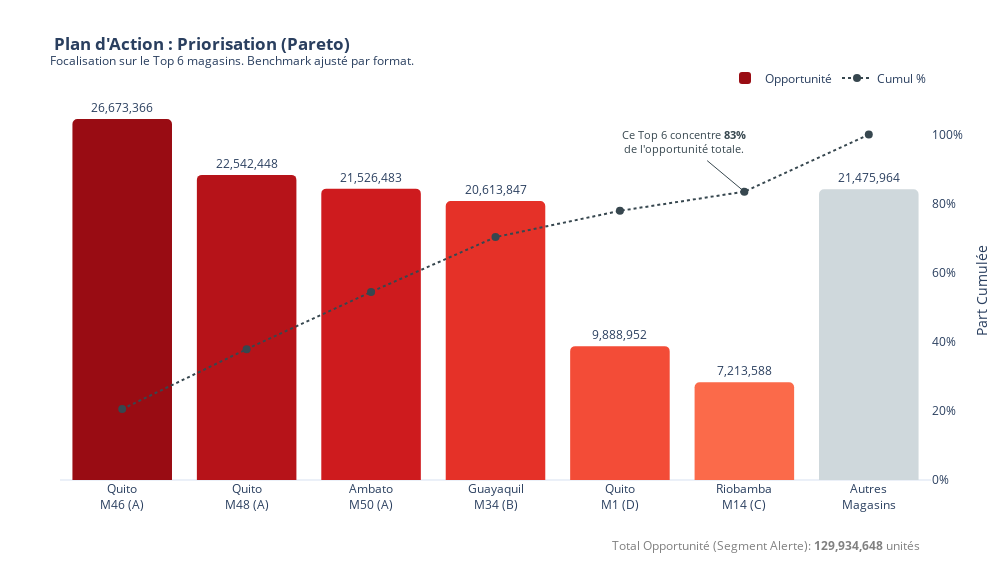

Here is the notebook cell this chart was saved with:
### Markdown cell above
## 7) Graphique 4 — Plan d’action (Pareto) sur les magasins Alerte

Priorisation des magasins du segment **Alerte** en fonction de l’opportunité (unités) — vue Pareto.

### Code cell
# Focus on Alerte stores
focus = store_period[store_period["segment"] == SEGMENT_ORDER[0]].copy()
focus = focus.sort_values("opportunity_units", ascending=False)

total_opp = float(focus["opportunity_units"].sum())

if total_opp == 0:
    print("No non-zero opportunity detected (based on the available data).")
else:
    TOP_N = 6
    top = focus.head(TOP_N).copy()
    others_opp = float(focus.iloc[TOP_N:]["opportunity_units"].sum())

    def make_label(row: pd.Series) -> str:
        city_str = str(row["city"]) if pd.notna(row["city"]) else "Magasin"
        return f"{city_str}<br>M{int(row['store_nbr'])} ({row['type']})"

    top["label"] = top.apply(make_label, axis=1)

    if others_opp > 0:
        others_row = pd.DataFrame(
            [
                {
                    "label": "Autres<br>Magasins",
                    "opportunity_units": others_opp,
                    "is_other": True,
                }
            ]
        )
        top = pd.concat([top, others_row], ignore_index=True)
    else:
        top["is_other"] = False

    top["cum_opp_share"] = top["opportunity_units"].cumsum() / total_opp

    last_top_idx = TOP_N - 1
    anno_anchor_x = top.loc[last_top_idx, "label"]
    anno_anchor_y = float(top.loc[last_top_idx, "cum_opp_share"])

    # Colors
    BAR_GRADIENT_START = 0.5
    BAR_GRADIENT_END = 0.9
    COLOR_OTHERS = "#CFD8DC"
    COLOR_LINE = "#37474F"

    fig5 = go.Figure()

    n_core = len(top) - (1 if others_opp > 0 else 0)
    reds_scale = sample_colorscale("Reds", np.linspace(BAR_GRADIENT_END, BAR_GRADIENT_START, n_core))
    colors = reds_scale + ([COLOR_OTHERS] if others_opp > 0 else [])

    fig5.add_trace(
        go.Bar(
            x=top["label"],
            y=top["opportunity_units"],
            name="Opportunité",
            marker=dict(color=colors, line=dict(width=0)),
            text=top["opportunity_units"],
            texttemplate="%{text:,.0f}",
            textposition="outside",
            cliponaxis=False,
            hovertemplate="Opportunité: %{y:,.0f}<extra></extra>",
        )
    )

    fig5.add_trace(
        go.Scatter(
            x=top["label"],
            y=top["cum_opp_share"],
            name="Cumul %",
            yaxis="y2",
            mode="lines+markers",
            line=dict(color=COLOR_LINE, width=2, dash="dot"),
            marker=dict(color=COLOR_LINE, size=8),
            hovertemplate="Cumul: %{y:.0%}<extra></extra>",
        )
    )

    fig5.add_annotation(
        x=anno_anchor_x,
        y=anno_anchor_y,
        xref="x",
        yref="y2",
        text=f"Ce Top {TOP_N} concentre <b>{anno_anchor_y:.0%}</b><br>de l'opportunité totale.",
        showarrow=True,
        arrowhead=1,
        arrowsize=1,
        arrowwidth=1,
        arrowcolor=COLOR_LINE,
        ax=-60,
        ay=-50,
        bgcolor="rgba(255,255,255,0.9)",
        borderpad=4,
        font=dict(size=11, color=COLOR_LINE),
    )

    fig5.update_layout(
        template="plotly_white",
        height=580,
        width=1000,
        margin=dict(l=60, r=60, t=100, b=100),
        title=(
            "<b> Plan d'Action : Priorisation (Pareto)</b>"
            "<br><sup>Focalisation sur le Top 6 magasins. Benchmark ajusté par format.</sup>"
        ),
        xaxis=dict(title="", tickangle=0, automargin=True, type="category"),
        yaxis=dict(showgrid=False, showticklabels=False),
        yaxis2=dict(
            title="Part Cumulée",
            overlaying="y",
            side="right",
            tickformat=".0%",
            range=[0, 1.1],
            showgrid=False,
        ),
        legend=dict(orientation="h", yanchor="bottom", y=1.02, xanchor="right", x=1),
        barcornerradius=5,
    )

    fig5.add_annotation(
        x=0.99,
        y=-0.20,
        xref="paper",
        yref="paper",
        showarrow=False,
        align="right",
        text=f"Total Opportunité (Segment Alerte): <b>{total_opp:,.0f}</b> unités",
        font=dict(size=12, color="gray"),
    )

    fig5.show()

### Figure 1 — Plotly figure (JSON) as saved in the notebook; plotly's stock layout.template omitted (floating-point values rounded to 4 significant figures)
{"data": [{"cliponaxis": false, "hovertemplate": "Opportunité: %{y:,.0f}<extra></extra>", "marker": {"color": ["rgb(153, 12, 19)", "rgb(182, 19, 25)", "rgb(206, 27, 30)", "rgb(229, 49, 40)", "rgb(243, 76, 55)", "rgb(251, 106, 74)", "#CFD8DC"], "line": {"width": 0}}, "name": "Opportunité", "text": [26670000.0, 22540000.0, 21530000.0, 20610000.0, 9889000.0, 7214000.0, 21480000.0], "textposition": "outside", "texttemplate": "%{text:,.0f}", "type": "bar", "x": ["Quito<br>M46 (A)", "Quito<br>M48 (A)", "Ambato<br>M50 (A)", "Guayaquil<br>M34 (B)", "Quito<br>M1 (D)", "Riobamba<br>M14 (C)", "Autres<br>Magasins"], "y": [26670000.0, 22540000.0, 21530000.0, 20610000.0, 9889000.0, 7214000.0, 21480000.0]}, {"hovertemplate": "Cumul: %{y:.0%}<extra></extra>", "line": {"color": "#37474F", "dash": "dot", "width": 2}, "marker": {"color": "#37474F", "size": 8}, "mode": "lines+markers", "name": "Cumul %", "type": "scatter", "x": ["Quito<br>M46 (A)", "Quito<br>M48 (A)", "Ambato<br>M50 (A)", "Guayaquil<br>M34 (B)", "Quito<br>M1 (D)", "Riobamba<br>M14 (C)", "Autres<br>Magasins"], "y": [0.2053, 0.3788, 0.5444, 0.7031, 0.7792, 0.8347, 1.0], "yaxis": "y2"}], "layout": {"annotations": [{"arrowcolor": "#37474F", "arrowhead": 1, "arrowsize": 1, "arrowwidth": 1, "ax": -60, "ay": -50, "bgcolor": "rgba(255,255,255,0.9)", "borderpad": 4, "font": {"color": "#37474F", "size": 11}, "showarrow": true, "text": "Ce Top 6 concentre <b>83%</b><br>de l'opportunité totale.", "x": "Riobamba<br>M14 (C)", "xref": "x", "y": 0.8347, "yref": "y2"}, {"align": "right", "font": {"color": "gray", "size": 12}, "showarrow": false, "text": "Total Opportunité (Segment Alerte): <b>129,934,648</b> unités", "x": 0.99, "xref": "paper", "y": -0.2, "yref": "paper"}], "barcornerradius": 5, "height": 580, "legend": {"orientation": "h", "x": 1, "xanchor": "right", "y": 1.02, "yanchor": "bottom"}, "margin": {"b": 100, "l": 60, "r": 60, "t": 100}, "title": {"text": "<b> Plan d'Action : Priorisation (Pareto)</b><br><sup>Focalisation sur le Top 6 magasins. Benchmark ajusté par format.</sup>"}, "width": 1000, "xaxis": {"automargin": true, "tickangle": 0, "title": {"text": ""}, "type": "category"}, "yaxis": {"showgrid": false, "showticklabels": false}, "yaxis2": {"overlaying": "y", "range": [0, 1.1], "showgrid": false, "side": "right", "tickformat": ".0%", "title": {"text": "Part Cumulée"}}}}
